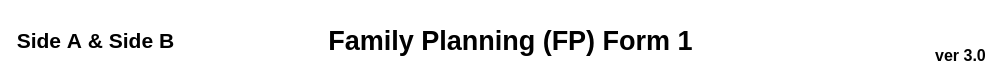
    <widget class="QWidget" name="widget_3" native="true">
     <property name="geometry">
      <rect>
       <x>60</x>
       <y>9</y>
       <width>1001</width>
       <height>71</height>
      </rect>
     </property>
     <property name="styleSheet">
      <string notr="true">background-color: white;
</string>
     </property>
     <widget class="QLabel" name="label_519">
      <property name="geometry">
       <rect>
        <x>310</x>
        <y>20</y>
        <width>401</width>
        <height>41</height>
       </rect>
      </property>
      <property name="font">
       <font>
        <family>Arial</family>
        <pointsize>20</pointsize>
        <weight>75</weight>
        <bold>true</bold>
        <kerning>false</kerning>
       </font>
      </property>
      <property name="text">
       <string>Family Planning (FP) Form 1</string>
      </property>
      <property name="alignment">
       <set>Qt::AlignCenter</set>
      </property>
     </widget>
     <widget class="QLabel" name="label_521">
      <property name="geometry">
       <rect>
        <x>930</x>
        <y>40</y>
        <width>61</width>
        <height>31</height>
       </rect>
      </property>
      <property name="font">
       <font>
        <family>Arial</family>
        <pointsize>12</pointsize>
        <weight>75</weight>
        <bold>true</bold>
        <kerning>false</kerning>
       </font>
      </property>
      <property name="text">
       <string>ver 3.0</string>
      </property>
      <property name="alignment">
       <set>Qt::AlignCenter</set>
      </property>
     </widget>
     <widget class="QLabel" name="label_520">
      <property name="geometry">
       <rect>
        <x>10</x>
        <y>20</y>
        <width>171</width>
        <height>41</height>
       </rect>
      </property>
      <property name="font">
       <font>
        <family>Arial</family>
        <pointsize>16</pointsize>
        <weight>75</weight>
        <bold>true</bold>
        <kerning>false</kerning>
       </font>
      </property>
      <property name="text">
       <string>Side A &amp; Side B</string>
      </property>
      <property name="alignment">
       <set>Qt::AlignCenter</set>
      </property>
     </widget>
    </widget>
